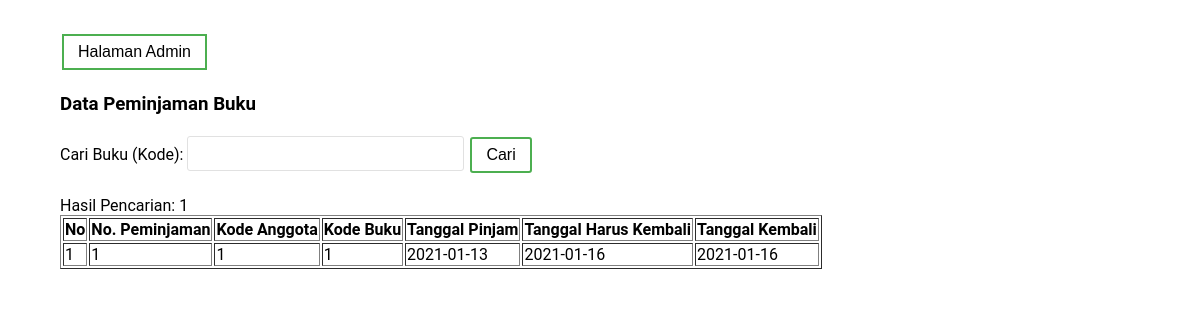
Screenshot of /peminjaman.php?cari=1 (signed in) with the database file from the repository.
### tables this page shows
CREATE TABLE `peminjaman` (
  `nopeminjaman` int(50) NOT NULL,
  `kodeangt` int(50) NOT NULL,
  `kodebk` int(50) NOT NULL,
  `tglpinjam` date NOT NULL,
  `tglhrskembali` date NOT NULL,
  `tglkembali` date NOT NULL
);

### peminjaman.php (the view, shortened to what this page needs)
<?php
include("koneksi.php");
?>
<!DOCTYPE html>
<html lang="en">
<head>
    <link rel="stylesheet" href="sugar.css">
</head>
<body>
    <div class="container">
        <a href="dashboard.php"><button class="button button1" type="submit">Halaman Admin</button></a>
        <h3>Data Peminjaman Buku</h3>
        <form action="" method="get">
            <label for="">Cari Buku (Kode): </label>
            <input type="text" name="cari" id="cari">
            <input class="button button1" type="submit" value="Cari">
        </form>
        <br>
        <?php
    if (isset($_GET['cari'])) {
    $cari = $_GET['cari'];
    echo "Hasil Pencarian: ".$cari;
    }
    ?>
        <table border="1">
            <tr>
                <th>No</th>
                <th>No. Peminjaman</th>
                <th>Kode Anggota</th>
                <th>Kode Buku</th>
                <th>Tanggal Pinjam</th>
                <th>Tanggal Harus Kembali</th>
                <th>Tanggal Kembali</th>
            </tr>
            <?php
    if (isset($_GET['cari'])) {
        $cari = $_GET['cari'];
        $sql = "SELECT * FROM peminjaman WHERE kodebk LIKE '%".$cari."%'";
        $tampil  = mysqli_query($connect, $sql);
    } else {
        $sql = "SELECT * FROM peminjaman";
        $tampil = mysqli_query($connect, $sql);
    }
    $no = 1;
    while ($r = mysqli_fetch_array($tampil)) {
    ?>
            <tr>
                <td><?php echo $no++; ?></td>
                <td><?php echo $r['nopeminjaman']; ?></td>
                <td><?php echo $r['kodeangt']; ?></td>
                <td><?php echo $r['kodebk']; ?></td>
                <td><?php echo $r['tglpinjam']; ?></td>
                <td><?php echo $r['tglhrskembali']; ?></td>
                <td><?php echo $r['tglkembali']; ?></td>
            </tr>
            <?php } ?>
        </table>
    </div>
</body>
</html>

### sugar.css (style rules this page uses)
body { font-family: "roboto"; }
.container { max-width: 1080px; margin: 20px auto; background: #fff; overflow: hidden; padding: 10px; }
input { padding: 5px; border: solid #e1e1e1 1px; border-radius: 3px; font-size: 15pt; }
.button { background-color: #4CAF50; border: none; color: white; padding: 7px 14px; text-align: center; text-decoration: none; display: inline-block; font-size: 16px; margin: 4px 2px; transition-duration: 0.4s; cursor: pointer; }
.button1 { background-color: white; color: black; border: 2px solid #4CAF50; }

### rows the page displays
peminjaman: nopeminjaman "1", kodeangt "1", kodebk "1", tglpinjam "2021-01-13", tglhrskembali "2021-01-16", tglkembali "2021-01-16"

### other values shown
$cari "1"
